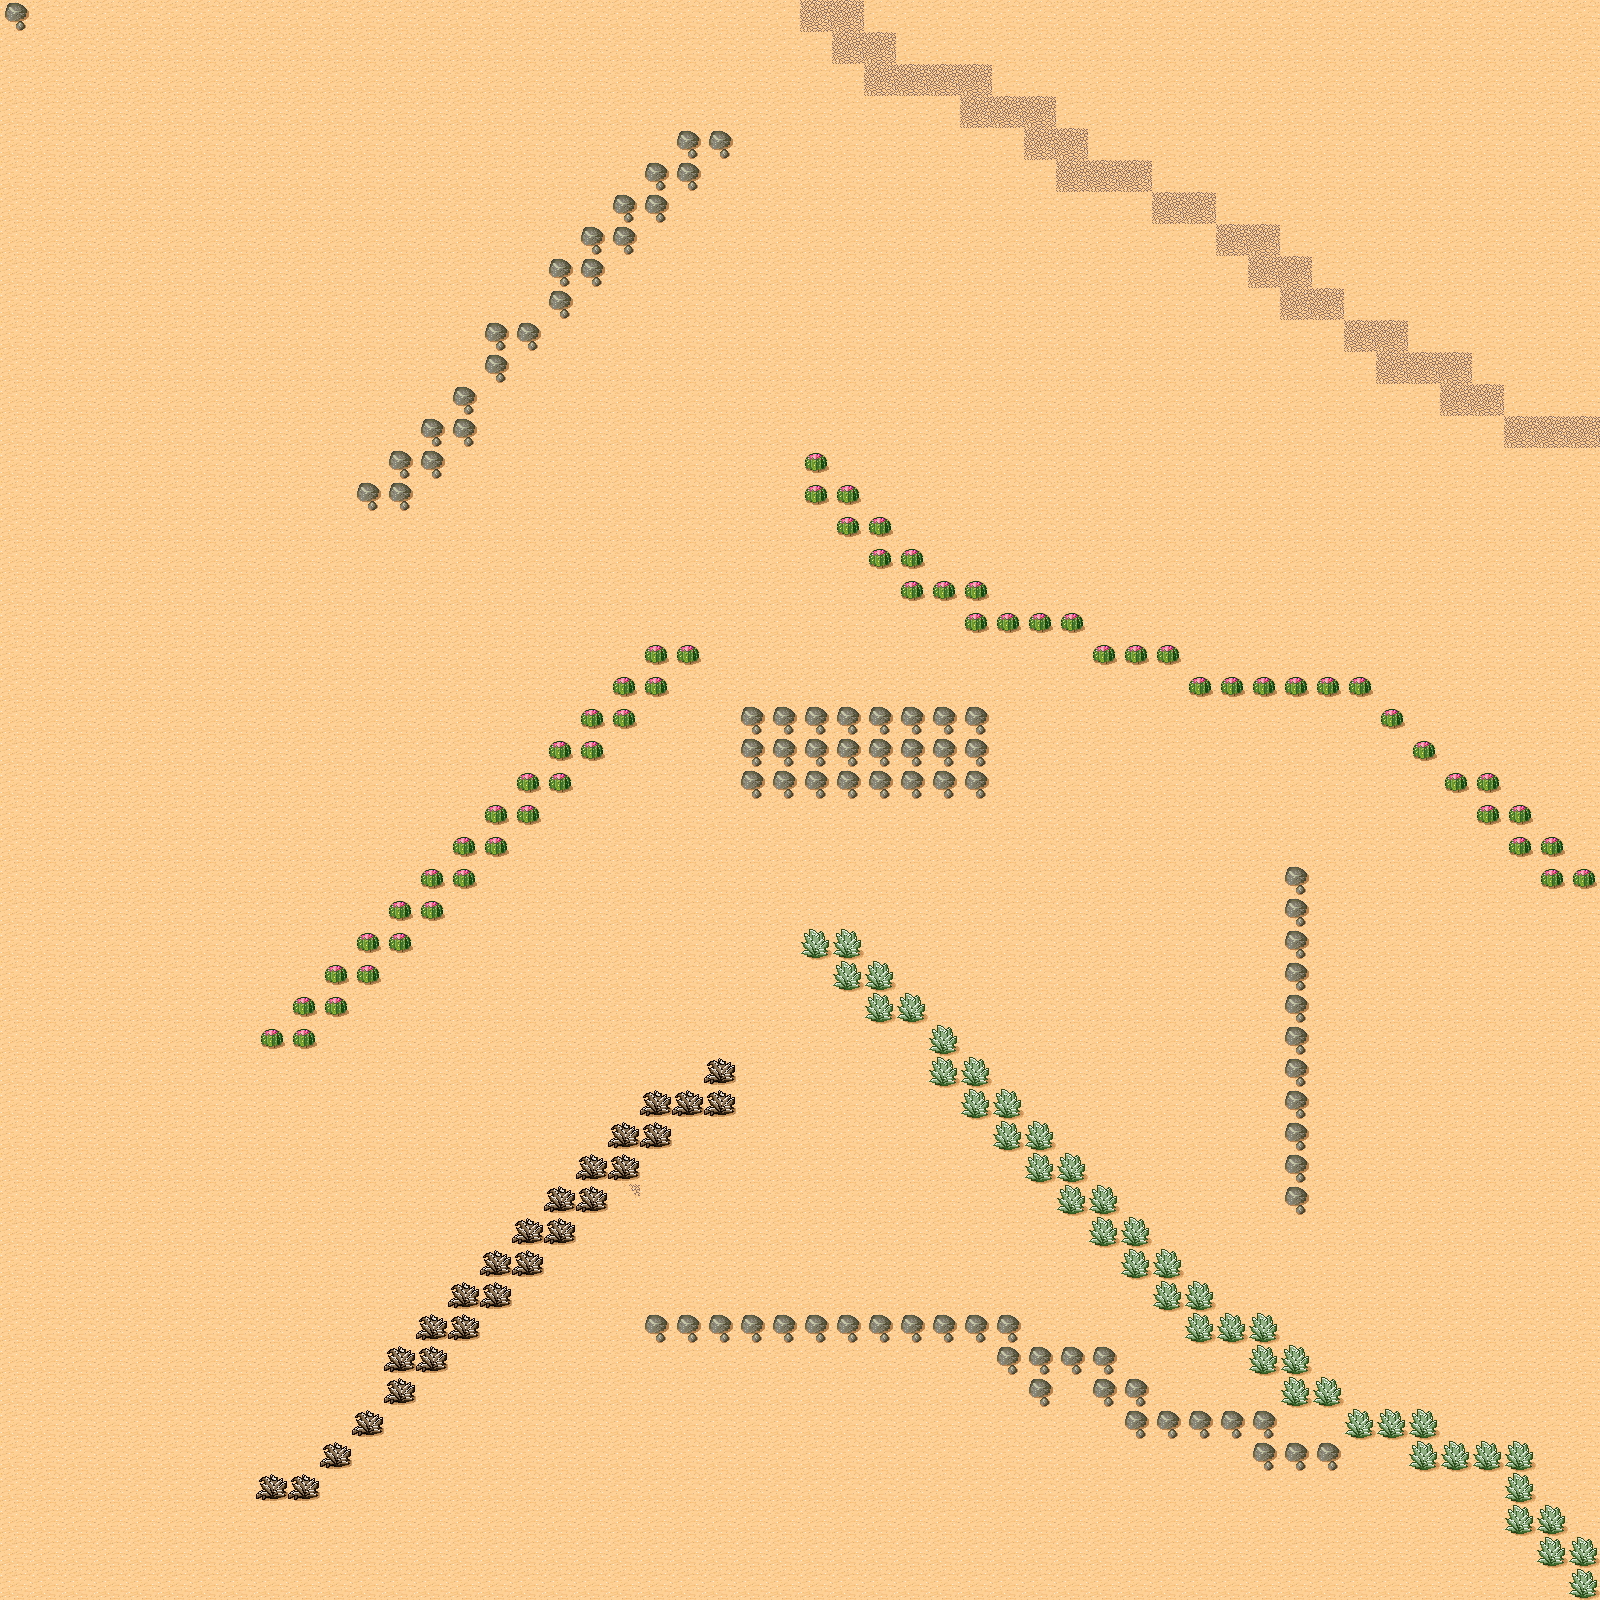

Below is a game level as drawn by its tile map, then a one-line description and the .tmx that defines it (tile-layer data replaced by summaries):
An orthogonal 50x50 tile map with 32x32 px tiles, 1 tile layer (Tile Layer 1), 2 tilesets and 1 object (Start).

<map version="1.0" orientation="orthogonal" renderorder="right-down" width="50" height="50" tilewidth="32" tileheight="32" nextobjectid="43">
 <tileset firstgid="1" name="tmw_desert_spacing" tilewidth="32" tileheight="32" spacing="1" margin="1" tilecount="48" columns="8">
  <image source="tmw_desert_spacing.png" width="265" height="199" />
  <tile id="31">
   <properties>
    <property name="Collidable" value="True" />
   </properties>
  </tile>
 </tileset>
 <tileset firstgid="49" name="meta_tiles" tilewidth="32" tileheight="32" spacing="1" margin="1" tilecount="2" columns="2">
  <image source="meta_tiles.png" width="67" height="34" />
  <tile id="1">
   <properties>
    <property name="Collidable" value="True" />
   </properties>
  </tile>
 </tileset>
 <layer name="Tile Layer 1" width="50" height="50">
  <data>[2500 cells, 2500 non-empty, 7 distinct tile ids]</data>
 </layer>
 <objectgroup name="Object Layer 1">
  <object id="42" name="Start" x="96" y="1422" width="65" height="51" />
 </objectgroup>
</map>
